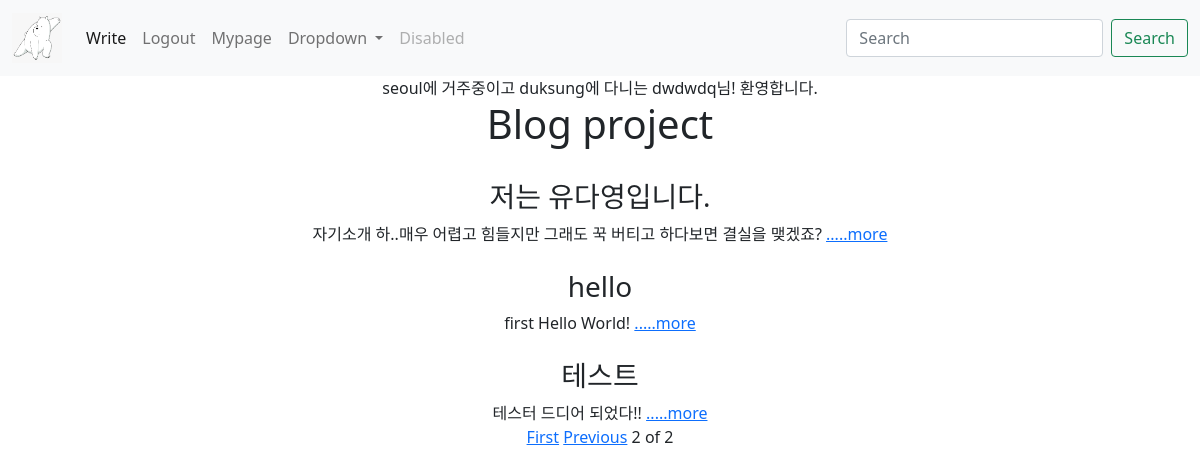
The page /?page=2 (signed in) on the database its author committed.
### account/models.py (models this page shows)
class CustomUser(AbstractUser):
  nickname=models.CharField(max_length=100)
  university=models.CharField(max_length=50)
  location=models.CharField(max_length=200)

### blog/models.py (models this page shows, shortened)
class Blog(models.Model): #상속받음: 상속받을 부모 클래스에 있는 모든 메소드, 속성 쓸 수 있음 따라서 따로 id 작성하지 않아도
  title=models.CharField(max_length=200)
  writer=models.CharField(max_length=100)
  pub_date =models.DateTimeField()
  body=models.TextField() #제한없음
  image=models.ImageField(upload_to="blog/", blank=True, null=True)
  def summary(self):
    return self.body[:100]

### blog/views.py (the view)
# urls.py: 2. Add a URL to urlpatterns:  path('', views.home, name='home')
def home(request):
  blogs = Blog.objects.all()
  paginator = Paginator(blogs, 3)
  page = request.GET.get('page')
  posts = paginator.get_page(page)
  return render(request, 'home.html',{'blogs':blogs,'posts':posts})

### blog/templates/home.html (shortened to what this page needs)
{% extends 'base.html' %}
{% block content %}
  {% if user.is_authenticated%}
  {{user.location}}에 거주중이고 {{user.university}}에 다니는 {{user.nickname}}님! 환영합니다.
  {% endif %}
  <h1>Blog project</h1>
  <div class="container">
    {%for blog in posts%}
    <br>
      <div>
        <h3>{{blog.title}}</h3>
        {{blog.writer}}
        {{blog.summary}} <a href="{%url 'detail' blog.id %}">.....more</a>
        <br>
      </div>
    {% endfor %}
  </div>
  {% if posts.has_previous%}
  <a href="?page=1">First</a>
  <a href="?page={{posts.previous_page_number}}">Previous</a>
  {% endif %}
  <span>{{posts.number}}</span>
  <span>of</span>
  <span>{{posts.paginator.num_pages}}</span>
{% endblock %}

### lionproject/templates/base.html (style rules this page uses)
body { text-align: center; }

### rows shown on the page
CustomUser: location "seoul", university "duksung", nickname "dwdwdq"
Blog: title "저는 유다영입니다.", writer "자기소개", summary "하..매우 어렵고 힘들지만 그래도 꾹 버티고 하다보면 결실을 맺겠죠?"
Blog: title "hello", writer "first", summary "Hello World!"
Blog: title "테스트", writer "테스터", summary "드디어 되었다!!"

### other values the page prints
{{ posts.number }} "2"
{{ posts.paginator.num_pages }} "2"
